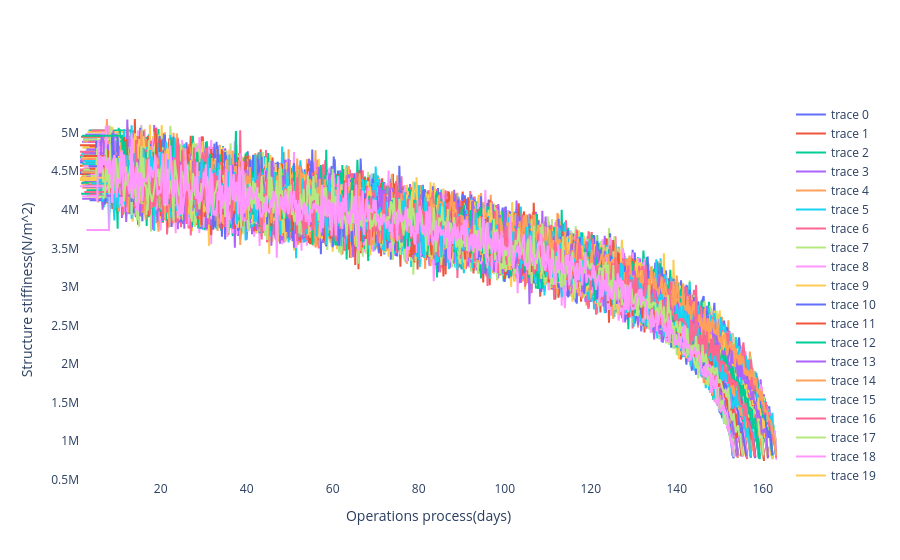

Notebook cell for this chart:
### Code cell
path="./data/"
os.makedirs(path, exist_ok=True)
stif_temp=[]
for i in range(len(stiffiness)):
  stif_temp.append(go.Scatter(x=days[i],y=np.array(stiffiness[i]),mode='lines'))
layout = go.Layout(xaxis=dict(title='Operations process(days)',showticklabels=True),yaxis=dict(title='Structure stiffiness(N/m^2)',showticklabels=True),paper_bgcolor='rgba(0,0,0,0)',plot_bgcolor='rgba(0,0,0,0)')
fig = go.Figure(data=stif_temp, layout=layout)
fig.show()

### Figure 1 — Plotly figure (JSON) as saved in the notebook; plotly's stock layout.template omitted (floating-point values rounded to 4 significant figures; data arrays with more than 128 entries replaced by an {"elided": "..."} marker saying what was removed)
{"data": [{"mode": "lines", "type": "scatter", "x": {"elided": "613 float values"}, "y": {"elided": "613 float values"}}, {"mode": "lines", "type": "scatter", "x": {"elided": "629 float values"}, "y": {"elided": "629 float values"}}, {"mode": "lines", "type": "scatter", "x": {"elided": "645 float values"}, "y": {"elided": "645 float values"}}, {"mode": "lines", "type": "scatter", "x": {"elided": "622 float values"}, "y": {"elided": "622 float values"}}, {"mode": "lines", "type": "scatter", "x": {"elided": "633 float values"}, "y": {"elided": "633 float values"}}, {"mode": "lines", "type": "scatter", "x": {"elided": "649 float values"}, "y": {"elided": "649 float values"}}, {"mode": "lines", "type": "scatter", "x": {"elided": "653 float values"}, "y": {"elided": "653 float values"}}, {"mode": "lines", "type": "scatter", "x": {"elided": "645 float values"}, "y": {"elided": "645 float values"}}, {"mode": "lines", "type": "scatter", "x": {"elided": "633 float values"}, "y": {"elided": "633 float values"}}, {"mode": "lines", "type": "scatter", "x": {"elided": "633 float values"}, "y": {"elided": "633 float values"}}, {"mode": "lines", "type": "scatter", "x": {"elided": "614 float values"}, "y": {"elided": "614 float values"}}, {"mode": "lines", "type": "scatter", "x": {"elided": "629 float values"}, "y": {"elided": "629 float values"}}, {"mode": "lines", "type": "scatter", "x": {"elided": "645 float values"}, "y": {"elided": "645 float values"}}, {"mode": "lines", "type": "scatter", "x": {"elided": "629 float values"}, "y": {"elided": "629 float values"}}, {"mode": "lines", "type": "scatter", "x": {"elided": "621 float values"}, "y": {"elided": "621 float values"}}, {"mode": "lines", "type": "scatter", "x": {"elided": "646 float values"}, "y": {"elided": "646 float values"}}, {"mode": "lines", "type": "scatter", "x": {"elided": "625 float values"}, "y": {"elided": "625 float values"}}, {"mode": "lines", "type": "scatter", "x": {"elided": "622 float values"}, "y": {"elided": "622 float values"}}, {"mode": "lines", "type": "scatter", "x": {"elided": "626 float values"}, "y": {"elided": "626 float values"}}, {"mode": "lines", "type": "scatter", "x": {"elided": "650 float values"}, "y": {"elided": "650 float values"}}, {"mode": "lines", "type": "scatter", "x": {"elided": "622 float values"}, "y": {"elided": "622 float values"}}, {"mode": "lines", "type": "scatter", "x": {"elided": "653 float values"}, "y": {"elided": "653 float values"}}, {"mode": "lines", "type": "scatter", "x": {"elided": "617 float values"}, "y": {"elided": "617 float values"}}, {"mode": "lines", "type": "scatter", "x": {"elided": "654 float values"}, "y": {"elided": "654 float values"}}, {"mode": "lines", "type": "scatter", "x": {"elided": "629 float values"}, "y": {"elided": "629 float values"}}, {"mode": "lines", "type": "scatter", "x": {"elided": "654 float values"}, "y": {"elided": "654 float values"}}, {"mode": "lines", "type": "scatter", "x": {"elided": "649 float values"}, "y": {"elided": "649 float values"}}, {"mode": "lines", "type": "scatter", "x": {"elided": "625 float values"}, "y": {"elided": "625 float values"}}, {"mode": "lines", "type": "scatter", "x": {"elided": "637 float values"}, "y": {"elided": "637 float values"}}, {"mode": "lines", "type": "scatter", "x": {"elided": "624 float values"}, "y": {"elided": "624 float values"}}, {"mode": "lines", "type": "scatter", "x": {"elided": "625 float values"}, "y": {"elided": "625 float values"}}, {"mode": "lines", "type": "scatter", "x": {"elided": "653 float values"}, "y": {"elided": "653 float values"}}, {"mode": "lines", "type": "scatter", "x": {"elided": "618 float values"}, "y": {"elided": "618 float values"}}, {"mode": "lines", "type": "scatter", "x": {"elided": "618 float values"}, "y": {"elided": "618 float values"}}, {"mode": "lines", "type": "scatter", "x": {"elided": "633 float values"}, "y": {"elided": "633 float values"}}, {"mode": "lines", "type": "scatter", "x": {"elided": "637 float values"}, "y": {"elided": "637 float values"}}, {"mode": "lines", "type": "scatter", "x": {"elided": "613 float values"}, "y": {"elided": "613 float values"}}, {"mode": "lines", "type": "scatter", "x": {"elided": "654 float values"}, "y": {"elided": "654 float values"}}, {"mode": "lines", "type": "scatter", "x": {"elided": "613 float values"}, "y": {"elided": "613 float values"}}, {"mode": "lines", "type": "scatter", "x": {"elided": "621 float values"}, "y": {"elided": "621 float values"}}, {"mode": "lines", "type": "scatter", "x": {"elided": "641 float values"}, "y": {"elided": "641 float values"}}, {"mode": "lines", "type": "scatter", "x": {"elided": "621 float values"}, "y": {"elided": "621 float values"}}, {"mode": "lines", "type": "scatter", "x": {"elided": "637 float values"}, "y": {"elided": "637 float values"}}, {"mode": "lines", "type": "scatter", "x": {"elided": "633 float values"}, "y": {"elided": "633 float values"}}, {"mode": "lines", "type": "scatter", "x": {"elided": "633 float values"}, "y": {"elided": "633 float values"}}, {"mode": "lines", "type": "scatter", "x": {"elided": "629 float values"}, "y": {"elided": "629 float values"}}, {"mode": "lines", "type": "scatter", "x": {"elided": "650 float values"}, "y": {"elided": "650 float values"}}, {"mode": "lines", "type": "scatter", "x": {"elided": "630 float values"}, "y": {"elided": "630 float values"}}, {"mode": "lines", "type": "scatter", "x": {"elided": "646 float values"}, "y": {"elided": "646 float values"}}, {"mode": "lines", "type": "scatter", "x": {"elided": "654 float values"}, "y": {"elided": "654 float values"}}, {"mode": "lines", "type": "scatter", "x": {"elided": "653 float values"}, "y": {"elided": "653 float values"}}, {"mode": "lines", "type": "scatter", "x": {"elided": "636 float values"}, "y": {"elided": "636 float values"}}, {"mode": "lines", "type": "scatter", "x": {"elided": "617 float values"}, "y": {"elided": "617 float values"}}, {"mode": "lines", "type": "scatter", "x": {"elided": "637 float values"}, "y": {"elided": "637 float values"}}, {"mode": "lines", "type": "scatter", "x": {"elided": "622 float values"}, "y": {"elided": "622 float values"}}, {"mode": "lines", "type": "scatter", "x": {"elided": "618 float values"}, "y": {"elided": "618 float values"}}, {"mode": "lines", "type": "scatter", "x": {"elided": "650 float values"}, "y": {"elided": "650 float values"}}, {"mode": "lines", "type": "scatter", "x": {"elided": "649 float values"}, "y": {"elided": "649 float values"}}, {"mode": "lines", "type": "scatter", "x": {"elided": "629 float values"}, "y": {"elided": "629 float values"}}, {"mode": "lines", "type": "scatter", "x": {"elided": "629 float values"}, "y": {"elided": "629 float values"}}, {"mode": "lines", "type": "scatter", "x": {"elided": "649 float values"}, "y": {"elided": "649 float values"}}, {"mode": "lines", "type": "scatter", "x": {"elided": "638 float values"}, "y": {"elided": "638 float values"}}, {"mode": "lines", "type": "scatter", "x": {"elided": "641 float values"}, "y": {"elided": "641 float values"}}, {"mode": "lines", "type": "scatter", "x": {"elided": "613 float values"}, "y": {"elided": "613 float values"}}, {"mode": "lines", "type": "scatter", "x": {"elided": "626 float values"}, "y": {"elided": "626 float values"}}, {"mode": "lines", "type": "scatter", "x": {"elided": "653 float values"}, "y": {"elided": "653 float values"}}, {"mode": "lines", "type": "scatter", "x": {"elided": "633 float values"}, "y": {"elided": "633 float values"}}, {"mode": "lines", "type": "scatter", "x": {"elided": "630 float values"}, "y": {"elided": "630 float values"}}, {"mode": "lines", "type": "scatter", "x": {"elided": "617 float values"}, "y": {"elided": "617 float values"}}, {"mode": "lines", "type": "scatter", "x": {"elided": "633 float values"}, "y": {"elided": "633 float values"}}, {"mode": "lines", "type": "scatter", "x": {"elided": "633 float values"}, "y": {"elided": "633 float values"}}, {"mode": "lines", "type": "scatter", "x": {"elided": "613 float values"}, "y": {"elided": "613 float values"}}, {"mode": "lines", "type": "scatter", "x": {"elided": "641 float values"}, "y": {"elided": "641 float values"}}, {"mode": "lines", "type": "scatter", "x": {"elided": "629 float values"}, "y": {"elided": "629 float values"}}, {"mode": "lines", "type": "scatter", "x": {"elided": "621 float values"}, "y": {"elided": "621 float values"}}, {"mode": "lines", "type": "scatter", "x": {"elided": "637 float values"}, "y": {"elided": "637 float values"}}, {"mode": "lines", "type": "scatter", "x": {"elided": "646 float values"}, "y": {"elided": "646 float values"}}, {"mode": "lines", "type": "scatter", "x": {"elided": "642 float values"}, "y": {"elided": "642 float values"}}, {"mode": "lines", "type": "scatter", "x": {"elided": "654 float values"}, "y": {"elided": "654 float values"}}, {"mode": "lines", "type": "scatter", "x": {"elided": "642 float values"}, "y": {"elided": "642 float values"}}, {"mode": "lines", "type": "scatter", "x": {"elided": "633 float values"}, "y": {"elided": "633 float values"}}, {"mode": "lines", "type": "scatter", "x": {"elided": "654 float values"}, "y": {"elided": "654 float values"}}, {"mode": "lines", "type": "scatter", "x": {"elided": "622 float values"}, "y": {"elided": "622 float values"}}, {"mode": "lines", "type": "scatter", "x": {"elided": "621 float values"}, "y": {"elided": "621 float values"}}, {"mode": "lines", "type": "scatter", "x": {"elided": "637 float values"}, "y": {"elided": "637 float values"}}, {"mode": "lines", "type": "scatter", "x": {"elided": "650 float values"}, "y": {"elided": "650 float values"}}, {"mode": "lines", "type": "scatter", "x": {"elided": "637 float values"}, "y": {"elided": "637 float values"}}, {"mode": "lines", "type": "scatter", "x": {"elided": "629 float values"}, "y": {"elided": "629 float values"}}, {"mode": "lines", "type": "scatter", "x": {"elided": "622 float values"}, "y": {"elided": "622 float values"}}, {"mode": "lines", "type": "scatter", "x": {"elided": "622 float values"}, "y": {"elided": "622 float values"}}, {"mode": "lines", "type": "scatter", "x": {"elided": "649 float values"}, "y": {"elided": "649 float values"}}, {"mode": "lines", "type": "scatter", "x": {"elided": "617 float values"}, "y": {"elided": "617 float values"}}, {"mode": "lines", "type": "scatter", "x": {"elided": "645 float values"}, "y": {"elided": "645 float values"}}, {"mode": "lines", "type": "scatter", "x": {"elided": "645 float values"}, "y": {"elided": "645 float values"}}, {"mode": "lines", "type": "scatter", "x": {"elided": "637 float values"}, "y": {"elided": "637 float values"}}, {"mode": "lines", "type": "scatter", "x": {"elided": "641 float values"}, "y": {"elided": "641 float values"}}, {"mode": "lines", "type": "scatter", "x": {"elided": "617 float values"}, "y": {"elided": "617 float values"}}, {"mode": "lines", "type": "scatter", "x": {"elided": "633 float values"}, "y": {"elided": "633 float values"}}, {"mode": "lines", "type": "scatter", "x": {"elided": "626 float values"}, "y": {"elided": "626 float values"}}, {"mode": "lines", "type": "scatter", "x": {"elided": "640 float values"}, "y": {"elided": "640 float values"}}, {"mode": "lines", "type": "scatter", "x": {"elided": "641 float values"}, "y": {"elided": "641 float values"}}, {"mode": "lines", "type": "scatter", "x": {"elided": "613 float values"}, "y": {"elided": "613 float values"}}, {"mode": "lines", "type": "scatter", "x": {"elided": "613 float values"}, "y": {"elided": "613 float values"}}, {"mode": "lines", "type": "scatter", "x": {"elided": "633 float values"}, "y": {"elided": "633 float values"}}, {"mode": "lines", "type": "scatter", "x": {"elided": "649 float values"}, "y": {"elided": "649 float values"}}, {"mode": "lines", "type": "scatter", "x": {"elided": "622 float values"}, "y": {"elided": "622 float values"}}, {"mode": "lines", "type": "scatter", "x": {"elided": "645 float values"}, "y": {"elided": "645 float values"}}, {"mode": "lines", "type": "scatter", "x": {"elided": "634 float values"}, "y": {"elided": "634 float values"}}, {"mode": "lines", "type": "scatter", "x": {"elided": "650 float values"}, "y": {"elided": "650 float values"}}, {"mode": "lines", "type": "scatter", "x": {"elided": "617 float values"}, "y": {"elided": "617 float values"}}, {"mode": "lines", "type": "scatter", "x": {"elided": "626 float values"}, "y": {"elided": "626 float values"}}, {"mode": "lines", "type": "scatter", "x": {"elided": "618 float values"}, "y": {"elided": "618 float values"}}, {"mode": "lines", "type": "scatter", "x": {"elided": "621 float values"}, "y": {"elided": "621 float values"}}, {"mode": "lines", "type": "scatter", "x": {"elided": "637 float values"}, "y": {"elided": "637 float values"}}, {"mode": "lines", "type": "scatter", "x": {"elided": "653 float values"}, "y": {"elided": "653 float values"}}, {"mode": "lines", "type": "scatter", "x": {"elided": "617 float values"}, "y": {"elided": "617 float values"}}, {"mode": "lines", "type": "scatter", "x": {"elided": "633 float values"}, "y": {"elided": "633 float values"}}, {"mode": "lines", "type": "scatter", "x": {"elided": "645 float values"}, "y": {"elided": "645 float values"}}, {"mode": "lines", "type": "scatter", "x": {"elided": "629 float values"}, "y": {"elided": "629 float values"}}, {"mode": "lines", "type": "scatter", "x": {"elided": "637 float values"}, "y": {"elided": "637 float values"}}, {"mode": "lines", "type": "scatter", "x": {"elided": "629 float values"}, "y": {"elided": "629 float values"}}, {"mode": "lines", "type": "scatter", "x": {"elided": "613 float values"}, "y": {"elided": "613 float values"}}, {"mode": "lines", "type": "scatter", "x": {"elided": "633 float values"}, "y": {"elided": "633 float values"}}, {"mode": "lines", "type": "scatter", "x": {"elided": "630 float values"}, "y": {"elided": "630 float values"}}, {"mode": "lines", "type": "scatter", "x": {"elided": "626 float values"}, "y": {"elided": "626 float values"}}, {"mode": "lines", "type": "scatter", "x": {"elided": "621 float values"}, "y": {"elided": "621 float values"}}, {"mode": "lines", "type": "scatter", "x": {"elided": "641 float values"}, "y": {"elided": "641 float values"}}, {"mode": "lines", "type": "scatter", "x": {"elided": "622 float values"}, "y": {"elided": "622 float values"}}, {"mode": "lines", "type": "scatter", "x": {"elided": "650 float values"}, "y": {"elided": "650 float values"}}, {"mode": "lines", "type": "scatter", "x": {"elided": "654 float values"}, "y": {"elided": "654 float values"}}, {"mode": "lines", "type": "scatter", "x": {"elided": "613 float values"}, "y": {"elided": "613 float values"}}, {"mode": "lines", "type": "scatter", "x": {"elided": "650 float values"}, "y": {"elided": "650 float values"}}, {"mode": "lines", "type": "scatter", "x": {"elided": "642 float values"}, "y": {"elided": "642 float values"}}, {"mode": "lines", "type": "scatter", "x": {"elided": "645 float values"}, "y": {"elided": "645 float values"}}, {"mode": "lines", "type": "scatter", "x": {"elided": "637 float values"}, "y": {"elided": "637 float values"}}, {"mode": "lines", "type": "scatter", "x": {"elided": "633 float values"}, "y": {"elided": "633 float values"}}, {"mode": "lines", "type": "scatter", "x": {"elided": "654 float values"}, "y": {"elided": "654 float values"}}, {"mode": "lines", "type": "scatter", "x": {"elided": "626 float values"}, "y": {"elided": "626 float values"}}, {"mode": "lines", "type": "scatter", "x": {"elided": "653 float values"}, "y": {"elided": "653 float values"}}, {"mode": "lines", "type": "scatter", "x": {"elided": "653 float values"}, "y": {"elided": "653 float values"}}, {"mode": "lines", "type": "scatter", "x": {"elided": "624 float values"}, "y": {"elided": "624 float values"}}, {"mode": "lines", "type": "scatter", "x": {"elided": "613 float values"}, "y": {"elided": "613 float values"}}, {"mode": "lines", "type": "scatter", "x": {"elided": "637 float values"}, "y": {"elided": "637 float values"}}, {"mode": "lines", "type": "scatter", "x": {"elided": "626 float values"}, "y": {"elided": "626 float values"}}, {"mode": "lines", "type": "scatter", "x": {"elided": "626 float values"}, "y": {"elided": "626 float values"}}, {"mode": "lines", "type": "scatter", "x": {"elided": "613 float values"}, "y": {"elided": "613 float values"}}, {"mode": "lines", "type": "scatter", "x": {"elided": "617 float values"}, "y": {"elided": "617 float values"}}, {"mode": "lines", "type": "scatter", "x": {"elided": "629 float values"}, "y": {"elided": "629 float values"}}, {"mode": "lines", "type": "scatter", "x": {"elided": "618 float values"}, "y": {"elided": "618 float values"}}, {"mode": "lines", "type": "scatter", "x": {"elided": "621 float values"}, "y": {"elided": "621 float values"}}, {"mode": "lines", "type": "scatter", "x": {"elided": "645 float values"}, "y": {"elided": "645 float values"}}, {"mode": "lines", "type": "scatter", "x": {"elided": "634 float values"}, "y": {"elided": "634 float values"}}, {"mode": "lines", "type": "scatter", "x": {"elided": "641 float values"}, "y": {"elided": "641 float values"}}, {"mode": "lines", "type": "scatter", "x": {"elided": "637 float values"}, "y": {"elided": "637 float values"}}, {"mode": "lines", "type": "scatter", "x": {"elided": "617 float values"}, "y": {"elided": "617 float values"}}, {"mode": "lines", "type": "scatter", "x": {"elided": "641 float values"}, "y": {"elided": "641 float values"}}, {"mode": "lines", "type": "scatter", "x": {"elided": "613 float values"}, "y": {"elided": "613 float values"}}, {"mode": "lines", "type": "scatter", "x": {"elided": "641 float values"}, "y": {"elided": "641 float values"}}, {"mode": "lines", "type": "scatter", "x": {"elided": "626 float values"}, "y": {"elided": "626 float values"}}, {"mode": "lines", "type": "scatter", "x": {"elided": "613 float values"}, "y": {"elided": "613 float values"}}, {"mode": "lines", "type": "scatter", "x": {"elided": "625 float values"}, "y": {"elided": "625 float values"}}, {"mode": "lines", "type": "scatter", "x": {"elided": "646 float values"}, "y": {"elided": "646 float values"}}, {"mode": "lines", "type": "scatter", "x": {"elided": "645 float values"}, "y": {"elided": "645 float values"}}, {"mode": "lines", "type": "scatter", "x": {"elided": "629 float values"}, "y": {"elided": "629 float values"}}, {"mode": "lines", "type": "scatter", "x": {"elided": "621 float values"}, "y": {"elided": "621 float values"}}, {"mode": "lines", "type": "scatter", "x": {"elided": "618 float values"}, "y": {"elided": "618 float values"}}, {"mode": "lines", "type": "scatter", "x": {"elided": "637 float values"}, "y": {"elided": "637 float values"}}, {"mode": "lines", "type": "scatter", "x": {"elided": "625 float values"}, "y": {"elided": "625 float values"}}, {"mode": "lines", "type": "scatter", "x": {"elided": "642 float values"}, "y": {"elided": "642 float values"}}, {"mode": "lines", "type": "scatter", "x": {"elided": "613 float values"}, "y": {"elided": "613 float values"}}, {"mode": "lines", "type": "scatter", "x": {"elided": "650 float values"}, "y": {"elided": "650 float values"}}, {"mode": "lines", "type": "scatter", "x": {"elided": "625 float values"}, "y": {"elided": "625 float values"}}, {"mode": "lines", "type": "scatter", "x": {"elided": "633 float values"}, "y": {"elided": "633 float values"}}, {"mode": "lines", "type": "scatter", "x": {"elided": "649 float values"}, "y": {"elided": "649 float values"}}, {"mode": "lines", "type": "scatter", "x": {"elided": "621 float values"}, "y": {"elided": "621 float values"}}, {"mode": "lines", "type": "scatter", "x": {"elided": "629 float values"}, "y": {"elided": "629 float values"}}, {"mode": "lines", "type": "scatter", "x": {"elided": "614 float values"}, "y": {"elided": "614 float values"}}, {"mode": "lines", "type": "scatter", "x": {"elided": "625 float values"}, "y": {"elided": "625 float values"}}, {"mode": "lines", "type": "scatter", "x": {"elided": "637 float values"}, "y": {"elided": "637 float values"}}, {"mode": "lines", "type": "scatter", "x": {"elided": "625 float values"}, "y": {"elided": "625 float values"}}, {"mode": "lines", "type": "scatter", "x": {"elided": "645 float values"}, "y": {"elided": "645 float values"}}, {"mode": "lines", "type": "scatter", "x": {"elided": "649 float values"}, "y": {"elided": "649 float values"}}, {"mode": "lines", "type": "scatter", "x": {"elided": "621 float values"}, "y": {"elided": "621 float values"}}, {"mode": "lines", "type": "scatter", "x": {"elided": "637 float values"}, "y": {"elided": "637 float values"}}, {"mode": "lines", "type": "scatter", "x": {"elided": "617 float values"}, "y": {"elided": "617 float values"}}, {"mode": "lines", "type": "scatter", "x": {"elided": "629 float values"}, "y": {"elided": "629 float values"}}, {"mode": "lines", "type": "scatter", "x": {"elided": "653 float values"}, "y": {"elided": "653 float values"}}, {"mode": "lines", "type": "scatter", "x": {"elided": "654 float values"}, "y": {"elided": "654 float values"}}, {"mode": "lines", "type": "scatter", "x": {"elided": "614 float values"}, "y": {"elided": "614 float values"}}, {"mode": "lines", "type": "scatter", "x": {"elided": "621 float values"}, "y": {"elided": "621 float values"}}, {"mode": "lines", "type": "scatter", "x": {"elided": "645 float values"}, "y": {"elided": "645 float values"}}, {"mode": "lines", "type": "scatter", "x": {"elided": "625 float values"}, "y": {"elided": "625 float values"}}, {"mode": "lines", "type": "scatter", "x": {"elided": "622 float values"}, "y": {"elided": "622 float values"}}, {"mode": "lines", "type": "scatter", "x": {"elided": "637 float values"}, "y": {"elided": "637 float values"}}, {"mode": "lines", "type": "scatter", "x": {"elided": "645 float values"}, "y": {"elided": "645 float values"}}, {"mode": "lines", "type": "scatter", "x": {"elided": "653 float values"}, "y": {"elided": "653 float values"}}, {"mode": "lines", "type": "scatter", "x": {"elided": "629 float values"}, "y": {"elided": "629 float values"}}, {"mode": "lines", "type": "scatter", "x": {"elided": "634 float values"}, "y": {"elided": "634 float values"}}, {"mode": "lines", "type": "scatter", "x": {"elided": "622 float values"}, "y": {"elided": "622 float values"}}], "layout": {"paper_bgcolor": "rgba(0,0,0,0)", "plot_bgcolor": "rgba(0,0,0,0)", "xaxis": {"showticklabels": true, "title": {"text": "Operations process(days)"}}, "yaxis": {"showticklabels": true, "title": {"text": "Structure stiffiness(N/m^2)"}}}}
